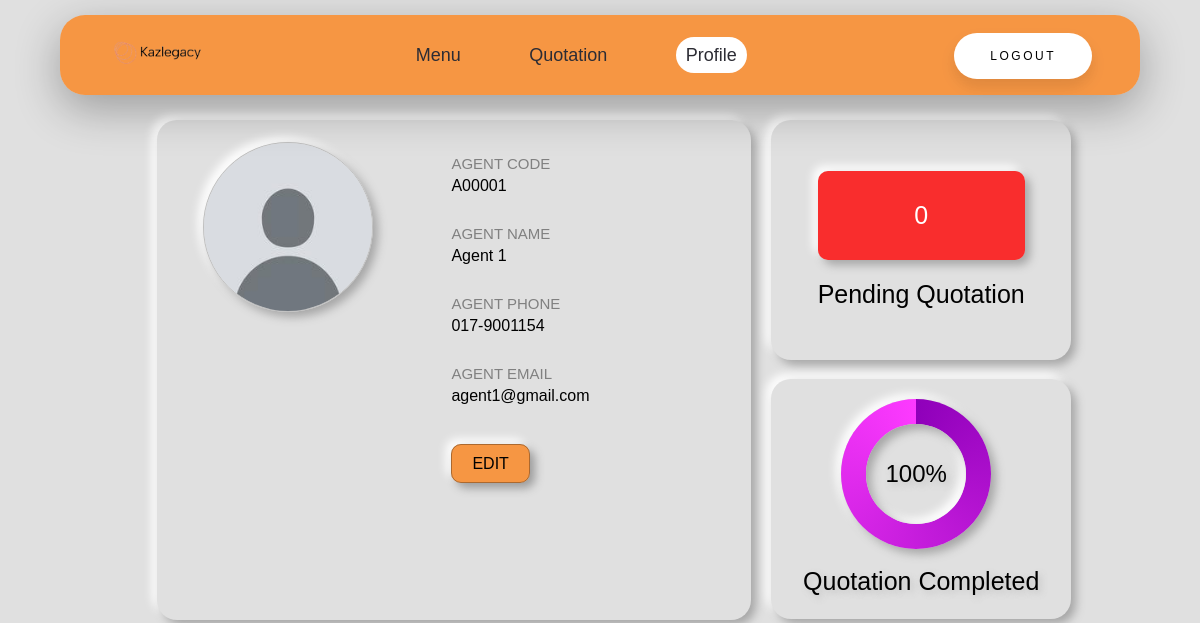
The app's page /agent_profile.php (signed in) with its own data.
### tables this page shows
CREATE TABLE `agent` (
  `agent_code` varchar(255) NOT NULL,
  `agent_picture` varchar(255) NOT NULL,
  `agent_name` varchar(255) NOT NULL,
  `agent_password` varchar(255) NOT NULL,
  `agent_phone` varchar(255) NOT NULL,
  `agent_email` varchar(255) NOT NULL
);

### src/agent_profile.php (the view, shortened to what this page needs)
<?php
include "dbConfig.php";
$agent_code = $_SESSION['agent_code'];
$query = "select * from agent where agent_code='$agent_code'";
$result = mysqli_query($con, $query);
$row = mysqli_fetch_assoc($result);
$agent_name = $row["agent_name"];
$agent_phone = $row["agent_phone"];
$agent_email = $row["agent_email"];
$agent_picture = $row["agent_picture"];
$query2 = "select * from quotation where agent_code='$agent_code'";
$result2 = mysqli_query($con, $query2);
$total_quotation = mysqli_num_rows($result2);
$completed_quotation = 0;
$pending_quotation = 0;
$percentage = 0;
while ($row2 = $result2->fetch_assoc()) {
	$progress = $row2["progress"];
	if ($progress == "Completed") {
		$completed_quotation++;
	}
	$circular_bar = ($completed_quotation / $total_quotation) * 100;
	$percentage = number_format($circular_bar, 0);
}
?>
<!DOCTYPE html>
<html>
<head>
	<link rel="stylesheet" href="style.css">
	<link href='https://unpkg.com/boxicons@2.1.4/css/boxicons.min.css' rel='stylesheet'>
</head>
<body>
	<header id="header">
		<a href="agent_menu.php" class="FWD"><img src="kazlegacy-logo.png" alt="FWD" width="100" height="30"></a>
		<nav class="navbar">
			<a href="agent_menu.php">Menu</a>
			<a href="agent_quotation.php">Quotation</a>
			<a class="active" href="agent_profile.php">Profile</a>
		</nav>
		<div class="agent_logout">
			<a href="agent_logout.php" class="logout-button">Logout</a>
		</div>
	</header>
	<div class="agent-profile-container">
		<div class="agent-container">
			<div class="agent-container-left">
				<div class="agent-picture">
					<img src="<?= $agent_picture ?>">
				</div>
			</div>
			<div class="agent-container-right">
				<div class="agent-details">
					<p class="agent-details-title">AGENT CODE</p>
					<p class="agent-details-info"><?= $agent_code ?></p>
				</div>
				<div class="agent-details">
					<p class="agent-details-title">AGENT NAME</p>
					<p class="agent-details-info"><?= $agent_name ?></p>
				</div>
				<div class="agent-details">
					<p class="agent-details-title">AGENT PHONE</p>
					<p class="agent-details-info"><?= $agent_phone ?></p>
				</div>
				<div class="agent-details">
					<p class="agent-details-title">AGENT EMAIL</p>
					<p class="agent-details-info-last"><?= $agent_email ?></p>
				</div>
				<a href="agent_edit_profile.php"><span class="edit-agent-button">EDIT</span></a>
			</div>
		</div>
		<div class="progress">
			<div class="progress-top">
				<center>
					<div class="progress-top-text1"><?= $pending_quotation ?></div>
					<div class="progress-top-text2">Pending Quotation</div>
				</center>
			</div>
			<div class="progress-bottom">
				<div class="circular-bar">
					<div class="second-circle">
						<div class="percentage"><?= $percentage ?>%</div>
					</div>
				</div>
				<div class="progress-bottom-text">Quotation Completed</div>
			</div>
		</div>
	</div>
</body>
</html>

### src/style.css (style rules this page uses)
* { margin: 0; padding: 0; box-sizing: border-box; font-family: sans-serif; text-decoration: none; }
body { background-color: #e0e0e0; }
#header { position: fixed; border-radius: 25px; top: 15px; left: 5%; width: 90%; height: 10%; padding: 2% 4%; background: rgba(255, 119, 0, 0.7); backdrop-filter: blur(10px); display: flex; justify-content: space-between; align-items: center; box-shadow: rgba(0, 0, 0, 0.3) 0px 14px 45px; z-index: 100; transition: top 0.2s; }
.navbar a { color: #2c2c34; font-size: 18px; text-decoration: none; margin: 0 2rem; transition: 0.2s; }
.active { color: black; background-color: white; padding: 8px 10px; border-radius: 48px; }
.logout-button { text-decoration: none; padding: 1.3em 3em; font-size: 12px; text-transform: uppercase; letter-spacing: 2.5px; font-weight: 500; color: #000; background-color: #fff; border: none; border-radius: 45px; box-shadow: 0px 8px 15px rgba(0, 0, 0, 0.1); transition: all 0.3s ease 0s; }
.agent-container { display: flex; padding: 10px; margin-left: 9%; border-radius: 20px; width: 55%; min-height: 500px; box-shadow: 5px 5px 10px #a6a6a6, -5px -5px 10px #ffffff; }
.agent-profile-container { display: flex; gap: 20px; width: 90%; margin: 10% 0 0 5%; }
.agent-container-left { width: 247px; }
.agent-picture img { border: 1px solid silver; width: 170px; margin-left: 36px; margin-top: 5%; height: 170px; border-radius: 50%; object-fit: cover; box-shadow: 5px 5px 10px #a6a6a6, -5px -5px 10px #ffffff; }
.agent-container-right { margin-left: 3%; width: auto; padding: 10px; }
.agent-details { padding: 15px 10px; }
.agent-details-title { padding: 0 0 5px 0; color: grey; font-size: 15px; }
.agent-details-info { font-size: 16px; }
.agent-details-info-last { font-size: 16px; padding-bottom: 35px; }
.edit-agent-button { font-size: 16px; background-color: rgba(255, 119, 0, 0.7); color: rgba(0, 0, 0); border: 1px solid rgba(0, 0, 0, 0.3); border-radius: 10px; padding: 10px 20px; margin-left: 10px; box-shadow: 5px 5px 10px #9b9b9b, -5px -5px 10px #ffffff; transition: all ease 0.3s; box-sizing: border-box; overflow: hidden; }
.progress { display: flex; flex-direction: column; gap: 19px; }
.progress-top { display: flex; padding: 20px; border-radius: 20px; width: 300px; height: 240px; justify-content: center; align-items: center; box-shadow: 5px 5px 10px #a6a6a6, -5px -5px 10px #ffffff; }
.progress-top-text2 { font-size: 25px; margin-top: 10%; }
.progress-top-text1 { background-color: rgba(255, 0, 0, 0.8); color: white; border-radius: 10px; padding: 30px; font-size: 25px; box-shadow: 5px 5px 10px #a6a6a6, -5px -5px 10px #ffffff; }
.progress-bottom { padding: 20px; border-radius: 20px; width: 300px; height: 240px; box-shadow: 5px 5px 10px #a6a6a6, -5px -5px 10px #ffffff; }
.progress-bottom-text { text-shadow: 3px 3px 6px rgba(186, 186, 186, 0.81); font-size: 25px; margin-top: 7%; text-align: center; }

### records on screen
agent: agent_picture (placeholder picture), agent_name "Agent 1", agent_phone "017-9001154", agent_email "agent1@gmail.com"

### other values on screen
$agent_code "A00001"
$pending_quotation "0"
$percentage "100"
